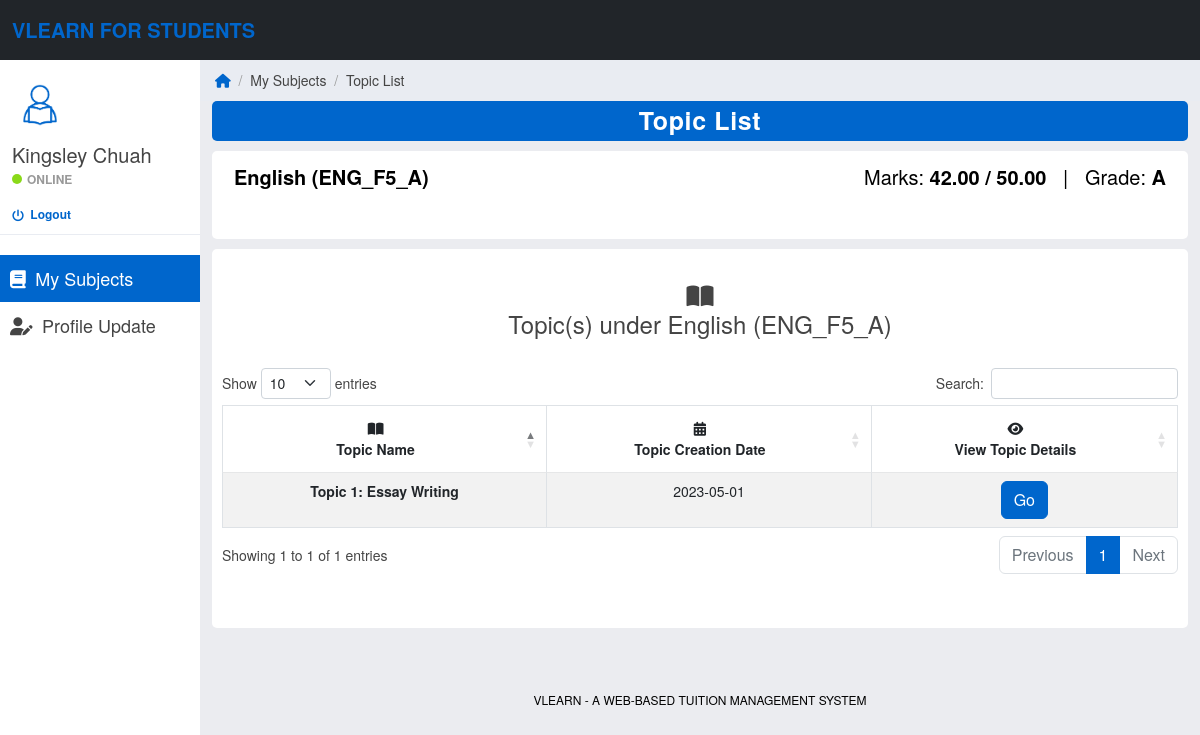
The app's page /student-topic-list.php?subjectId=2 (signed in) with its own data.
### tables this page shows
CREATE TABLE `students` (
  `studentId` int(11) UNSIGNED NOT NULL,
  `studentName` varchar(100) NOT NULL,
  `studentEmail` varchar(100) NOT NULL,
  `studentPassword` varchar(100) NOT NULL,
  `studentEducationLevel` varchar(20) NOT NULL,
  `studentStage` varchar(20) NOT NULL,
  `studentSubjects` varchar(100) NOT NULL,
  `studentRegistrationDate` date NOT NULL
);

CREATE TABLE `subjects` (
  `subjectId` int(11) UNSIGNED NOT NULL,
  `tutorId` int(11) UNSIGNED NOT NULL,
  `subjectName` varchar(100) NOT NULL,
  `subjectCode` varchar(20) NOT NULL,
  `subjectEducationLevel` varchar(20) NOT NULL,
  `subjectStage` varchar(20) NOT NULL,
  `subjectCategory` varchar(30) NOT NULL,
  `subjectSession` varchar(20) NOT NULL,
  `subjectCreationDate` date NOT NULL,
  `subjectShowOrHide` tinyint(1) NOT NULL
);

CREATE TABLE `topics` (
  `topicId` int(11) UNSIGNED NOT NULL,
  `subjectId` int(11) UNSIGNED NOT NULL,
  `topicName` varchar(100) NOT NULL,
  `topicDescription` text NOT NULL,
  `topicNotes` varchar(255) NOT NULL,
  `topicHomework` varchar(255) NOT NULL,
  `topicMarksAvailable` float NOT NULL,
  `topicCreationDate` date NOT NULL,
  `topicShowOrHide` tinyint(1) NOT NULL
);

### student-topic-list.php (the view, shortened to what this page needs)
<?php
    include('includes/database-connection.php');
    if(strlen($_SESSION['VLearnStudentSessionCounter']) == 0) {
        header('location:student-logout-auto.php');
    }
    else {
?>
<!DOCTYPE html>
<html lang="en">
<head>
    <?php
        include('includes/head-styles.php');
    ?>
    <link rel="stylesheet" type="text/css" href="https://cdn.datatables.net/1.13.4/css/dataTables.bootstrap5.min.css"/>
    <link rel="stylesheet" href="css/datatables.css" type="text/css">
</head>
<body>
	<?php
		include_once('includes/student-header.php');
		include_once('includes/student-sidebar.php');
    ?>
    <div class="col-sm-9 offset-sm-3 col-lg-10 offset-lg-2">
        <div class="row main">
            <ol class="breadcrumb">
                <li><a href="student-home.php"><em class="fa fa-home" style="font-size: 14px; color: #0066cc;"></em></a></li>
                <li style="color: #999999;">&nbsp; / &nbsp;</li>
                <li>My Subjects</li>
                <li style="color: #999999;">&nbsp; / &nbsp;</li>
                <li>Topic List</li>
            </ol>
        </div>
        <div class="row main">
            <div class="col-md-12">
                <div class="panel panel-primary">
                    <div class="panel-heading">Topic List</div>
                </div>
            </div>
        </div>
        <div class="row main">
            <div class="col-md-12">
                <div class="panel panel-default">
                    <div class="panel-body easypiechart-panel">
                        <?php
                            if(isset($_GET['subjectId']) && is_numeric($_GET['subjectId'])) {
                                $subjectId = $_GET['subjectId'];
                                $query = "SELECT topicId, topicMarksAvailable FROM topics WHERE subjectId=$subjectId AND topicShowOrHide=1 ORDER BY topicId";
                                $sqlt = mysqli_query($con, $query);
                                if(mysqli_num_rows($sqlt) == 0) {
                                    $totalMarksObtained = "N/A";
                                    $totalMarksAvailable = "N/A";
                                    $overallGradeObtained = "N/A";
                                }
                                else {
                                    $totalMarksObtained = 0;
                                    $totalMarksAvailable = 0;
                                    while($rowt = $sqlt->fetch_assoc()) {
                                        $topicId = $rowt['topicId'];
                                        $topicMarksAvailable = $rowt['topicMarksAvailable'];
                                        $sqlm = mysqli_query($con, "SELECT markObtained FROM marks WHERE studentId=$studentId AND topicId=$topicId");
                                        if(mysqli_num_rows($sqlm) > 0) {
                                            while($rowm = $sqlm->fetch_assoc()) {
                                                $markObtained = $rowm['markObtained'];
                                                $totalMarksObtained = $totalMarksObtained + $markObtained;
                                                $totalMarksAvailable = $totalMarksAvailable + $topicMarksAvailable;
                                            }
                                        }
                                    }
                                    if($totalMarksObtained == 0 && $totalMarksAvailable == 0) {
                                        $totalMarksObtained = "N/A";
                                        $totalMarksAvailable = "N/A";
                                        $overallGradeObtained = "N/A";
                                    }
                                    else {
                                        $finalMarks = 100*($totalMarksObtained/$totalMarksAvailable);
                                        $finalMarksRounded = number_format($finalMarks, 2);
                                        if($finalMarksRounded >= 90.00) {
                                            $overallGradeObtained = "A+";
                                        }
                                        else if($finalMarksRounded >= 80.00) {
                                            $overallGradeObtained = "A";
                                        }
                                    }
                                }
                        ?>
                        <div class="row main">
                            <div class="col-md-6">
                                <p style="font-size: 20px; color: black;" align="left">
                                    <?php
                                        $sqls = "SELECT subjectName, subjectCode FROM subjects WHERE subjectId=$subjectId";
                                        $ress = mysqli_query($con, $sqls);
                                        while($rows = $ress->fetch_assoc()) {
                                            $subjectName = $rows['subjectName'];
                                            $subjectCode = $rows['subjectCode'];
                                        }
                                    ?>
                                    <b><?php echo "$subjectName"; ?> (<?php echo "$subjectCode"; ?>)</b>
                                </p>
                            </div>
                            <div class="col-md-6">
                                <p style="font-size: 20px; color: black;" align="right">
                                    <?php
                                        if($totalMarksObtained != "N/A" && $totalMarksAvailable != "N/A") {
                                            $totalMarksObtained = number_format($totalMarksObtained, 2);
                                            $totalMarksAvailable = number_format($totalMarksAvailable, 2);
                                        }
                                    ?>
                                    Marks: <b><?php echo "$totalMarksObtained"; ?> / <?php echo "$totalMarksAvailable"; ?></b>
                                    &nbsp; | &nbsp;
                                    Grade: <b><?php echo "$overallGradeObtained"; ?></b>
                                </p>
                            </div>
                        </div>
                        <?php
                            }
                            else {
                                echo "<script>alert('Something went wrong! Please try again.');</script>";
                            }
                        ?>
                    </div>
                </div>
            </div>
        </div>
        <div class="row main">
            <div class="col-md-12">
                <div class="panel panel-default">
                    <div class="panel-body easypiechart-panel">
                        <?php
                            if(isset($_GET['subjectId']) && is_numeric($_GET['subjectId'])) {
                                $subjectId = $_GET['subjectId'];
                                $qry = "SELECT subjectName, subjectCode FROM subjects WHERE subjectId=$subjectId";
                                $res = mysqli_query($con, $qry);
                                while($qrow = $res->fetch_assoc()) {
                                    $subjectName = $qrow['subjectName'];
                                    $subjectCode = $qrow['subjectCode'];
                                }
                        ?>
                        <br>
                        <h4><b><span class="fa-solid fa-book-open" aria-hidden="true"></span><br>Topic(s) under <?php echo $subjectName; ?> (<?php echo $subjectCode; ?>)</b></h4>
                        <br>
                        <div class="col-md-10" style="width: 100%;">
                            <table id="table17" class="table table-bordered table-striped">
                                <thead>
                                    <tr>
                                        <th style="text-align: center"><span class="fa-solid fa-book-open"></span><br>Topic Name</th>
                                        <th style="text-align: center"><span class="fa fa-calendar"></span><br>Topic Creation Date</th>
                                        <th style="text-align: center"><span class="fas fa-eye"></span><br>View Topic Details</th>
                                    </tr>
                                </thead>
                                <tbody>
                                    <?php
                                        $sql = "SELECT topicName, topicCreationDate, topicId FROM topics WHERE subjectId=$subjectId AND topicShowOrHide=1 ORDER BY topicId";
                                        $result = mysqli_query($con, $sql);
                                        if(mysqli_num_rows($result) == 0) {
                                            echo "<p class='message'>There are no topics under this subject.</p>";
                                        }
                                        else {
                                            while($row = $result->fetch_assoc()) {
                                    ?>
                                    <tr>
                                        <td><b><?php echo $row['topicName']; ?></b></td>
                                        <td><?php echo $row['topicCreationDate']; ?></td>
                                        <td><a href="student-view-topic.php?topicId=<?php echo $row['topicId']; ?>"><button class="btn btn-primary">Go</button></a></td>
                                    </tr>
                                    <?php
                                            }
                                        }
                                    ?>
                                </tbody>
                            </table>
                            <br>
                        </div>
                        <?php
                            }
                            else {
                                echo "<script>alert('Something went wrong! Please try again.');</script>";
                            }
                        ?>
                    </div>
                </div>
            </div>
        </div>
        <br><br><br>
    </div>
	<?php
        include_once('includes/footer-enhanced.php');
    ?>
</body>
</html>
<?php
    }
?>

### includes/student-sidebar.php (shortened to what this page needs)
<?php
    include('includes/database-connection.php');
?>
<div id="sidebar-collapse" class="col-sm-3 col-lg-2 sidebar">
    <div class="profile-sidebar">
        <div class="profile-userpic">
            <img src="images/student-icon.png" class="img-responsive">
        </div>
        <div class="profile-usertitle">
            <?php
                $studentId = $_SESSION['VLearnStudentSessionCounter'];
                $ret = mysqli_query($con, "SELECT studentName FROM students WHERE studentId=$studentId");
                $row = mysqli_fetch_array($ret);
                $studentName = $row['studentName'];
            ?>
            <div class="profile-usertitle-name">
                <?php
                    echo $studentName;
                ?>
            </div>
            <div class="profile-usertitle-status">
                <span class="indicator label-success"></span>Online
            </div>
            <div class="profile-logout">
                <a href="student-logout.php?logout=true"><i class="fa fa-power-off fa-lg" style="font-size: 12px; color: #0066cc;" aria-hidden="true">&nbsp;</i> Logout</a>
            </div>
        </div>
    </div>
    <ul class="nav menu">
        <li
            <?php
                if(PAGE == 'MySubjects') {
                    echo "class='active'";
                }
            ?>
        >
            <a href="student-home.php"><em class="fa fa-book">&nbsp;</em> My Subjects</a>
        </li>
        <li
            <?php
                if(PAGE == 'ProfileUpdate') {
                    echo "class='active'";
                }
            ?>
        >
            <a href="student-profile-update.php"><em class="fa-solid fa-user-pen">&nbsp;</em> Profile Update</a>
        </li>
    </ul>
</div>

### css/styles.css (style rules this page uses)
body { background: #ebecf0; padding-top: 60px; font-size: 14px; color: #444444; font-family: "Montserrat", "Helvetica Neue", Helvetica, Arial, sans-serif; }
p { color: #000; }
a, a:hover, a:focus { color: transparent; }
h1, h2, h3, h4, h5, h6 { color: #444444; }
h3, h4 { font-weight: 300; }
.btn-primary, .btn-primary:hover, .btn-primary:focus, .btn-primary:active, .btn-primary.active, .open > .dropdown-toggle.btn-primary, .btn-primary.disabled, .btn-primary[disabled], fieldset[disabled] .btn-primary, .btn-primary.disabled:hover, .btn-primary[disabled]:hover, fieldset[disabled] .btn-primary:hover, .btn-primary.disabled:focus, .btn-primary[disabled]:focus, fieldset[disabled] .btn-primary:focus, .btn-primary.disabled:active, .btn-primary[disabled]:active, fieldset[disabled] .btn-primary:active, .btn-primary.disabled.active, .btn-primary[disabled].active, fieldset[disabled] .btn-primary.active { background-color: #0066cc; border-color: #0066cc; }
.label-success { background-color: #8ad919; }
.panel { border: 0; }
.panel-primary > .panel-heading { background-color: #0066cc; color: #fff; border: none; border-radius: 5px; }
.panel-heading { font-size: 25px; font-weight: bold; letter-spacing: 0.025em; height: 40px; line-height: 38px; text-align: center; }
.main { margin-left: 0; margin-right: 0; }
.sidebar { display: block; padding: 0; display: none; box-shadow: none; background: #fff; }
.sidebar ul { margin: 20px 0px; text-decoration: none; }
.sidebar ul.nav { display: block; }
@media (min-width: 576px) { .sidebar { display: block; position: fixed; top: 60px; bottom: 0; left: 0; z-index: 1000; display: block; margin: 0; padding: 0; overflow-x: hidden; overflow-y: auto; } }
.sidebar ul.nav .active a, .sidebar ul.nav li.parent a.active, .sidebar ul.nav .active > a:hover, .sidebar ul.nav li.parent a.active:hover, .sidebar ul.nav .active > a:focus, .sidebar ul.nav li.parent a.active:focus { text-decoration: none; color: #fff; background-color: #0066cc; display: block; }
.sidebar ul.nav li a { font-size: 18px; padding: 10px 0px 10px 10px; color: #444444; text-decoration: none; display: block; }
.profile-sidebar { padding: 10px 0; border-bottom: 1px solid #e9ecf2; }
.indicator { width: 10px; height: 10px; display: inline-block; border-radius: 9999px; margin-right: 5px; }
.profile-userpic img { float: left; margin: 10px 0px 0px 15px; width: 50px; height: 50px; border-radius: 9999px !important; }
.profile-usertitle { float: left; text-align: left; margin: 10px 0 0 12px; }
.profile-usertitle-name { font-size: 20px; margin-bottom: 0px; color: #444444; }
.profile-usertitle-status { text-transform: uppercase; color: #999999; font-size: 12px; font-weight: 600; margin-bottom: 15px; }
.breadcrumb { border-radius: 0; padding: 10px 15px 10px 15px; background: #e9ecf2; margin: 0; }
.easypiechart-panel { text-align: center; padding: 1px 0; margin-bottom: 20px; }
.table { background: #fff; }
.table > thead > tr > th { border-bottom: 1px solid #e6e7e8; vertical-align: middle; height: 50px; }
.profile-logout > a { font-size: 12px; font-weight: 600; margin-bottom: 0px; text-decoration: none; color: #0066cc; }
div.panel-default { background-color: #fff; border-radius: 5px; padding: 10px; margin-top: 10px; }

### records on screen
students: studentName "Kingsley Chuah"
subjects: subjectName "English", subjectCode "ENG_F5_A"
topics: topicName "Topic 1: Essay Writing", topicCreationDate "2023-05-01"

### other values on screen
$totalMarksObtained "42.00"
$totalMarksAvailable "50.00"
$overallGradeObtained "A"
